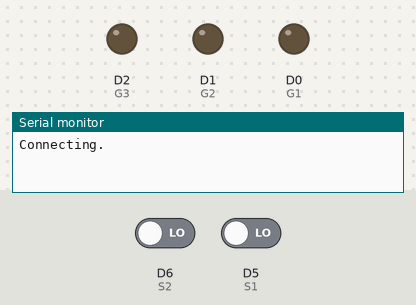
Recording of a sketch running on a simulated ESP8266 (NodeMCU). Shown: output pins drawn as LEDs (lit = HIGH), the last lines printed to the serial monitor. The inputs (shaded band) are chosen by the test bench; at power-on: D6 (S2) LOW, D5 (S1) LOW. WiFi joins after 1.5 s; servers stay silent unless stated.

Above: at 0.1 s.
At 5.4 s:
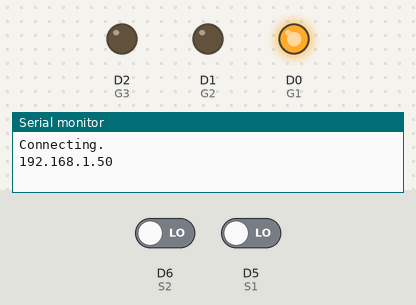
Timing chart, 0 to 6.9 s (numbered marks = the images above):
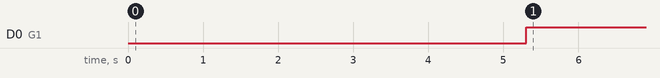

The sketch:

Backup_thesis_1.ino
```cpp
#include <ESP8266HTTPClient.h>
#include <FirebaseArduino.h>
#include <Firebase.h>
#include <ArduinoJson.h>
#include <ESP8266WiFi.h>

#define FIREBASE_HOST "test-fap.firebaseio.com"
#define FIREBASE_AUTH "pQuEvebLvW150ylIDZKPX4HhOltV1e3LdUQHwo1K"
#define WIFI_SSID "OPPO A3s"
#define WIFI_PASSWORD "12345678"

#define G1 D0
#define G2 D1
#define G3 D2
#define S1 D5
#define S2 D6

void setup() {
  // put your setup code here, to run once:
  pinMode(G1, OUTPUT);
  pinMode(G2, OUTPUT);
  pinMode(G3, OUTPUT);
  pinMode(S1, INPUT);
  pinMode(S2, INPUT);
//  digitalWrite(LED,0);
  Serial.begin(9600);
  WiFi.begin(WIFI_SSID, WIFI_PASSWORD);
  Serial.print("Connecting");
  while(WiFi.status() != WL_CONNECTED){
    Serial.print(".");
    delay(5000);
  }
  Serial.println();
  Serial.println(WiFi.localIP());
  Firebase.begin(FIREBASE_HOST, FIREBASE_AUTH);
  Firebase.setInt("LEDStatus",0);
  Firebase.setString("WaterStatus", "Loading.");
}

void loop() {
  // put your main code here, to run repeatedly:
  int x,y;
  x = digitalRead(S1);
  y = digitalRead(S2);

  if (x==1 && y==1){
    digitalWrite(G1, LOW);
    digitalWrite(G2, LOW);
    digitalWrite(G3, HIGH);
    Firebase.pushString("WaterStatus", "Filling in with water.");
  }
  if (x==0 && y==1){
    digitalWrite(G1, LOW);
    digitalWrite(G2, HIGH);
    digitalWrite(G3, LOW);
    Firebase.pushString("WaterStatus", "Stable Water Level.");
  }
  if (x==0 && y==0){
    digitalWrite(G1, HIGH);
    digitalWrite(G2, LOW);
    digitalWrite(G3, LOW);
    Firebase.pushString("WaterStatus", "Removing water.");
  }

//  if(Firebase.getInt("LEDStatus")){
//    digitalWrite(LED,HIGH);
//  }
//  else{
//    digitalWrite(LED,LOW);
//  }
//
//  if(Firebase.failed()){
//    Serial.print("setting /number failed:");
//    Serial.println(Firebase.error());
//    return;
//  }

  delay(30000);
}
```

Measured:
- by itself, D0 (G1): LOW → HIGH at 5.3 s
